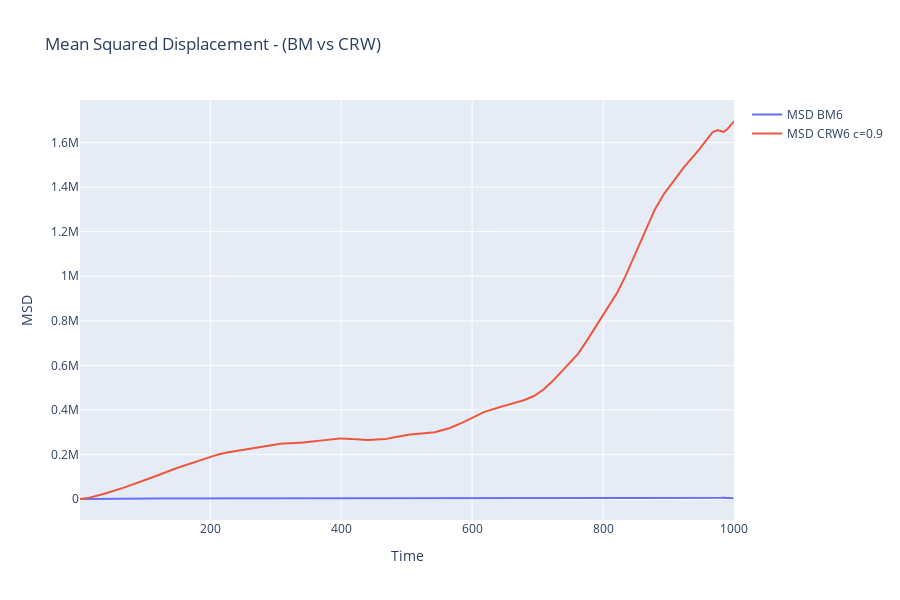

The notebook cell this image was saved under:
### Code cell
# Calculate MSDs
msd_bm = msd(bm_traj_6)
msd_crw = msd(crw_traj_6)

fig = go.Figure()
fig.add_trace(go.Scatter(x=msd_bm['tau'], y=msd_bm['msd'], mode='lines', name='MSD BM6'))
fig.add_trace(go.Scatter(x=msd_crw['tau'], y=msd_crw['msd'], mode='lines', name='MSD CRW6 c=0.9'))

fig.update_layout(
    title='Mean Squared Displacement - (BM vs CRW)',
    xaxis_title='Time',
    yaxis_title='MSD',
    hovermode='x unified',
    height=600
)
fig.show()

### Figure 1 — Plotly figure (JSON) as saved in the notebook; plotly's stock layout.template omitted (floating-point values rounded to 4 significant figures; data arrays with more than 128 entries replaced by an {"elided": "..."} marker saying what was removed)
{"data": [{"mode": "lines", "name": "MSD BM6", "type": "scatter", "x": {"elided": "999 int values"}, "y": {"elided": "999 float values"}}, {"mode": "lines", "name": "MSD CRW6 c=0.9", "type": "scatter", "x": {"elided": "1000 int values"}, "y": {"elided": "1000 float values"}}], "layout": {"height": 600, "hovermode": "x unified", "title": {"text": "Mean Squared Displacement - (BM vs CRW)"}, "xaxis": {"title": {"text": "Time"}}, "yaxis": {"title": {"text": "MSD"}}}}
